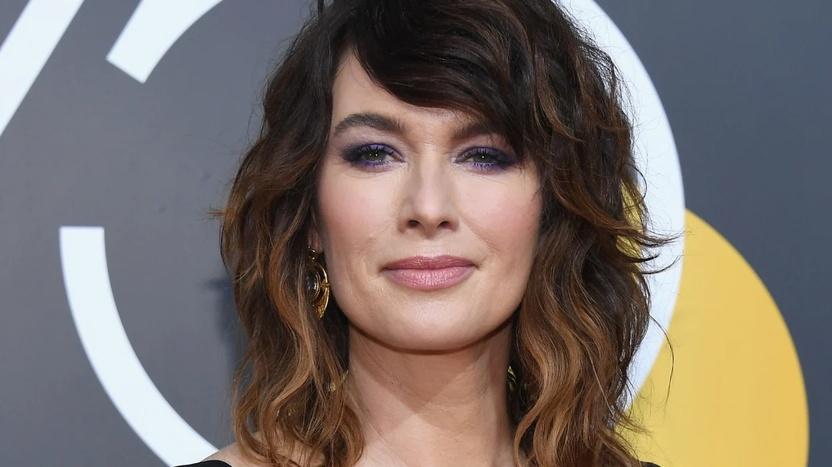
#> input picture NUP/Image processing/lena.jpg, 832 x 467 px, shrunk from 1248 x 701 before the run
$ jupyter execute lab5.ipynb   (older library calls are emulated)
#> lines starting #> are read from the running program, lines starting #| are printed output that depends on the picture; after the words box and inside, x2 and y2 are one past the last pixel; in counts of white or black regions, pixels touching at a corner belong together
## Imports

[cell 1]
import cv2
import numpy as np
import matplotlib.pyplot as plt

## STEP 1

[cell 2]
image = cv2.imread("lena.jpg")
#> image is the input picture: shape (467, 832, 3); mean B, G, R 104.3, 110.2, 120.5

## STEP 2

[cell 3]
gray_image = cv2.cvtColor(image, cv2.COLOR_BGR2GRAY)
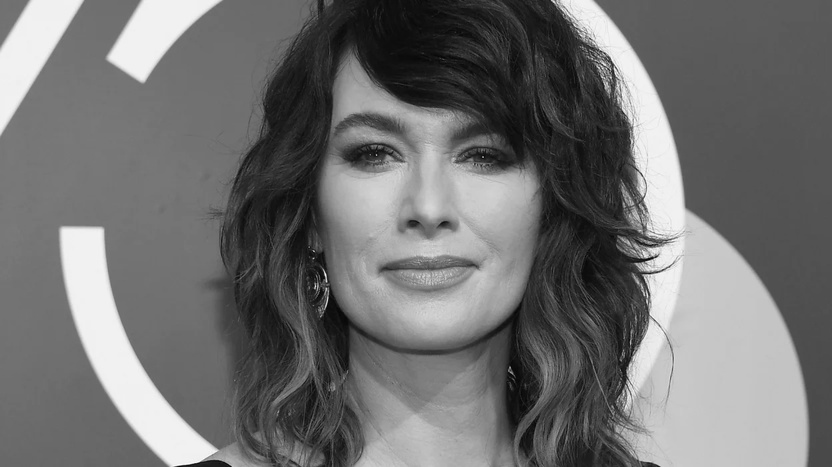
#> gray_image: shape (467, 832); min 3, max 254, mean 112.6

## STEP 3

[cell 4]
sobel_x = cv2.Sobel(gray_image, cv2.CV_64F, 1, 0, ksize=3)
sobel_y = cv2.Sobel(gray_image, cv2.CV_64F, 0, 1, ksize=3)

## STEP 4

[cell 5]
sobel_magnitude = np.sqrt(sobel_x ** 2 + sobel_y ** 2)
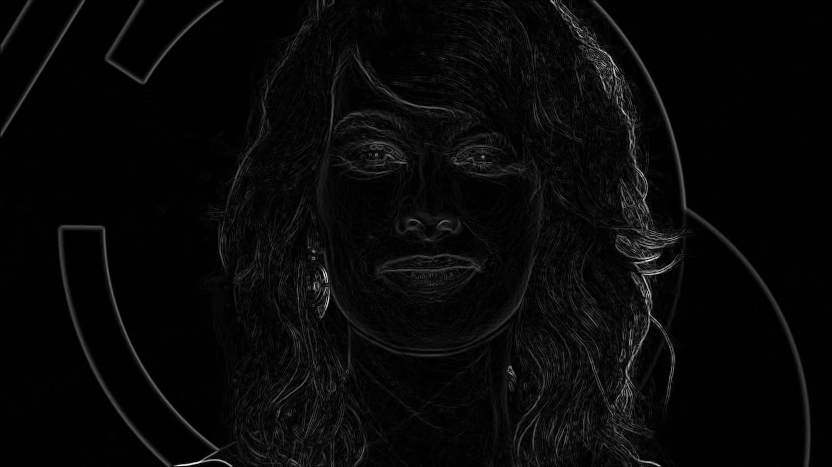
#> sobel_magnitude: shape (467, 832) float64; min 0, max 987, mean 31; drawn with min black and max white
sobel_threshold = 0.66 * np.max(sobel_magnitude)
#> sobel_threshold = 651.4
sobel_output = np.zeros_like(sobel_magnitude, dtype=np.uint8)
sobel_output[sobel_magnitude >= sobel_threshold] = 255

## STEP 5

[cell 6]
mean = 0
std_dev = 1
noisy_image = np.clip(image + np.random.normal(mean, std_dev, image.shape), 0, 255).astype(np.uint8)

## STEP 6

[cell 7]
blurred_image = cv2.GaussianBlur(noisy_image, (5, 5), 0)
sobel_blurred_x = cv2.Sobel(blurred_image, cv2.CV_64F, 1, 0, ksize=3)
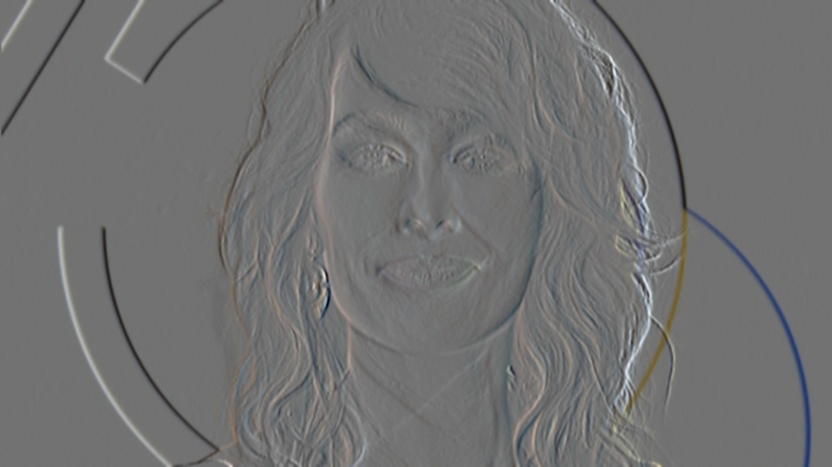
#> sobel_blurred_x: shape (467, 832, 3) float64; mean B, G, R -0.5, -0.5, -0.6; drawn with min black and max white
sobel_blurred_y = cv2.Sobel(blurred_image, cv2.CV_64F, 0, 1, ksize=3)
sobel_blurred_magnitude = np.sqrt(sobel_blurred_x ** 2 + sobel_blurred_y ** 2)
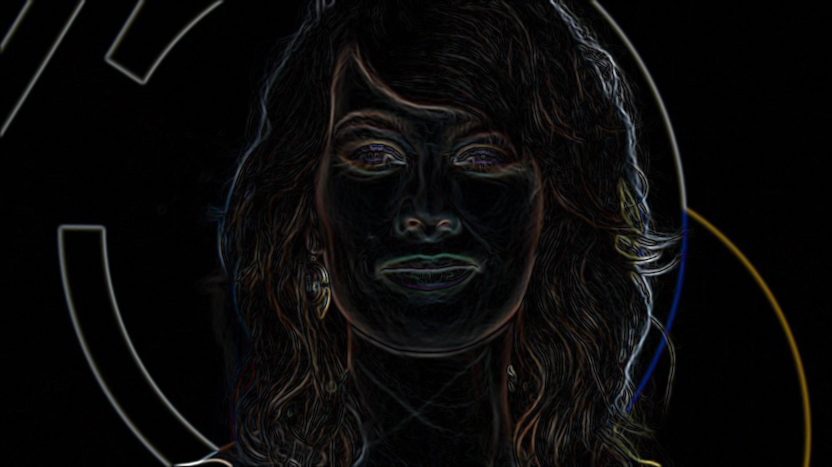
#> sobel_blurred_magnitude: shape (467, 832, 3) float64; mean B, G, R 22.1, 22.5, 23.7; drawn with min black and max white
laplacian_blurred = cv2.Laplacian(blurred_image, cv2.CV_64F)
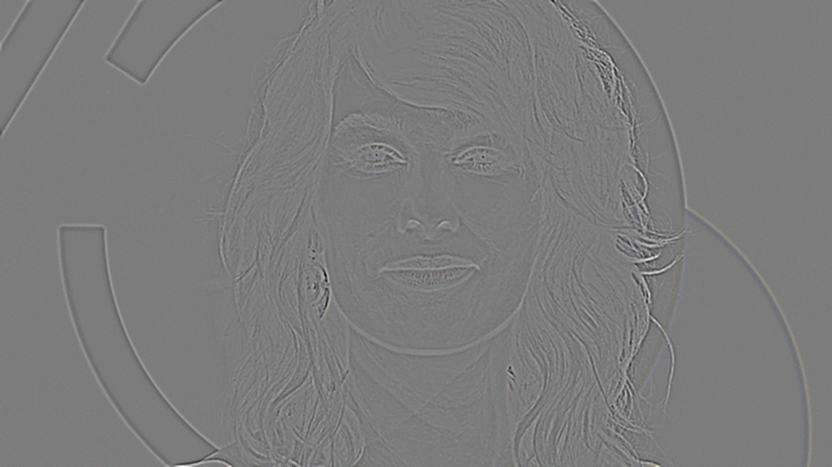
#> laplacian_blurred: shape (467, 832, 3) float64; mean B, G, R 0, 0, 0; drawn with min black and max white

## STEP 7

[cell 8]
zebra_image = cv2.imread("zebra.jpg")
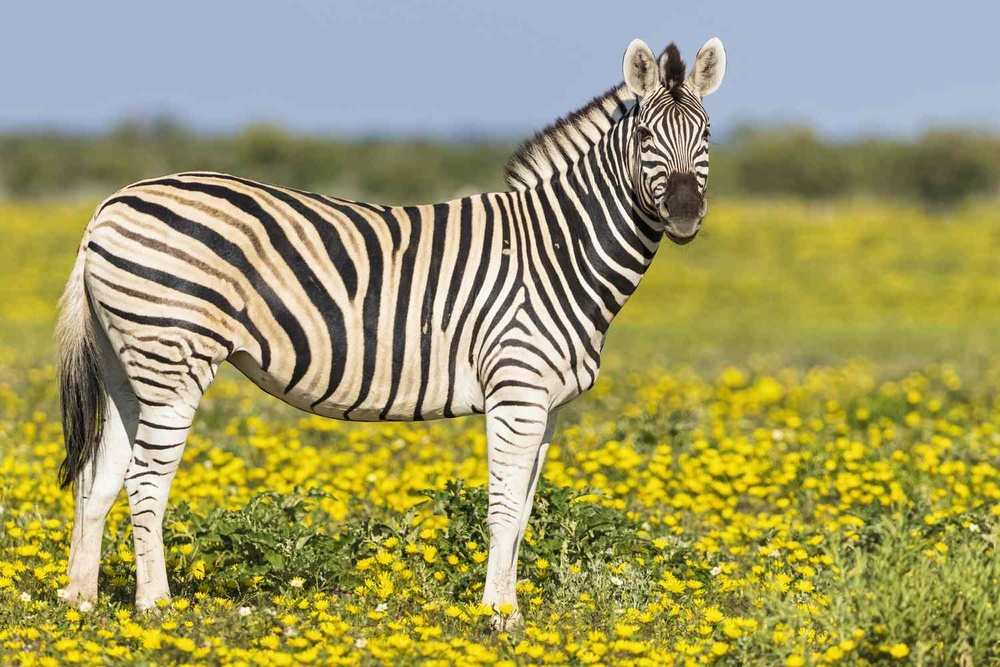
#> input picture NUP/Image processing/zebra.jpg, 1000 x 667 px, shrunk from 1500 x 1000 before the run
#> zebra_image is the input picture: shape (667, 1000, 3); mean B, G, R 102, 155.9, 160
zebra_gray = cv2.cvtColor(zebra_image, cv2.COLOR_BGR2GRAY)
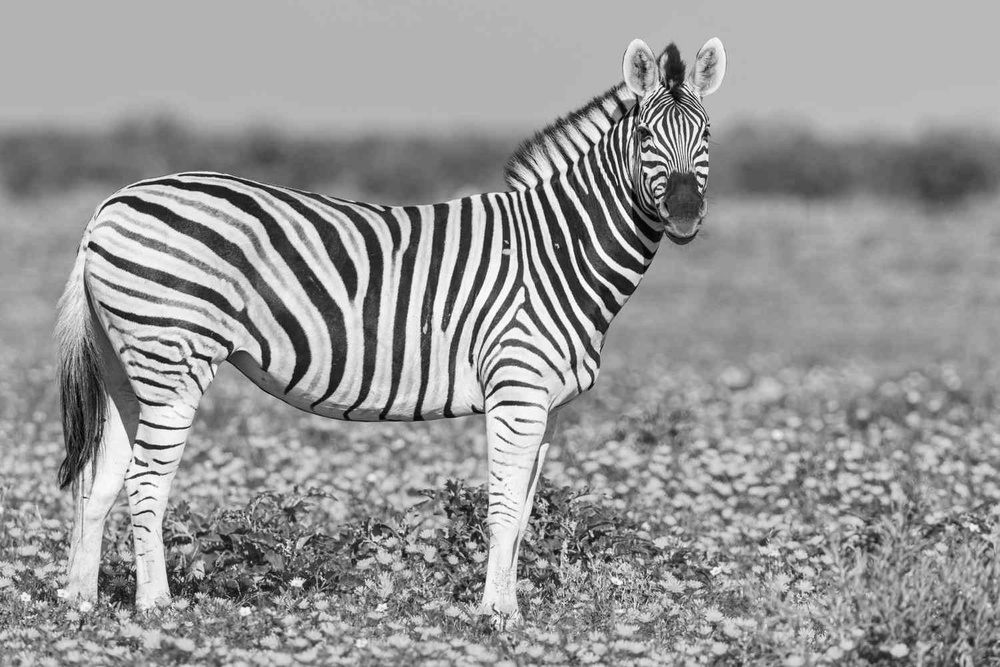
#> zebra_gray: shape (667, 1000); min 0, max 254, mean 151

## STEP 8

[cell 9]
blurred_zebra = cv2.GaussianBlur(zebra_gray, (5, 5), 0)
canny_output = cv2.Canny(blurred_zebra, 100, 200)
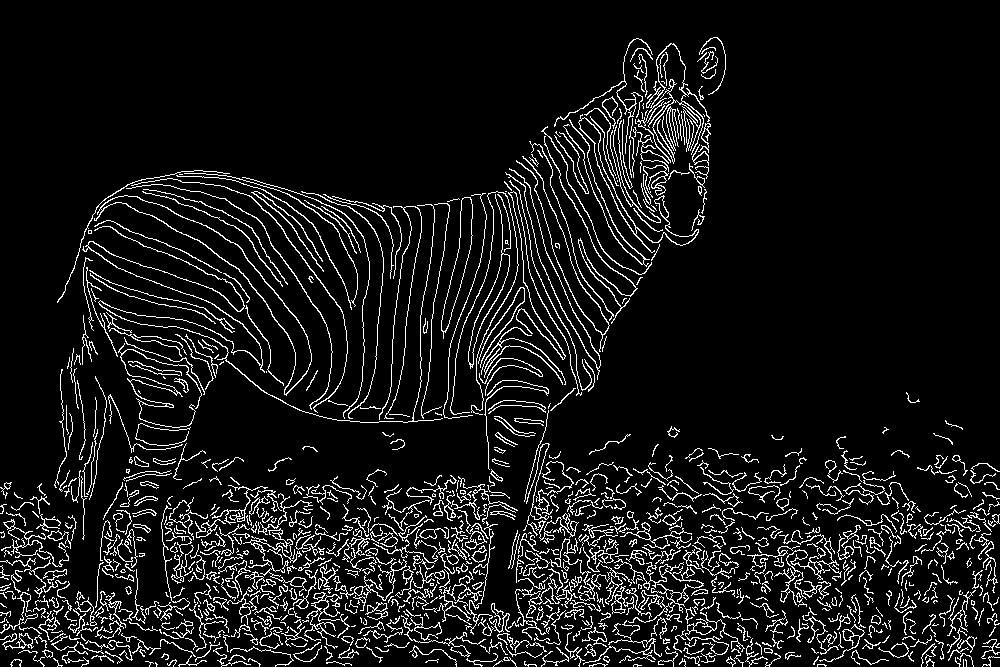
#> canny_output: shape (667, 1000); 8.6% white in thin lines or dots

## STEP 9

[cell 10]
plt.figure(figsize=(12, 6))

plt.subplot(151)
plt.imshow(blurred_zebra, cmap="gray")
plt.title("Blurred Image")
plt.axis("off")

plt.subplot(152)
plt.imshow(cv2.cvtColor(blurred_zebra, cv2.COLOR_GRAY2RGB))
plt.imshow(canny_output, cmap="gray", alpha=0.5)
plt.title("Gradient")
plt.axis("off")

plt.subplot(153)
plt.imshow(cv2.cvtColor(blurred_zebra, cv2.COLOR_GRAY2RGB))
plt.imshow(canny_output, cmap="gray", alpha=0.5)
plt.title("Non-max Suppression")
plt.axis("off")

plt.subplot(154)
plt.imshow(cv2.cvtColor(blurred_zebra, cv2.COLOR_GRAY2RGB))
plt.imshow(canny_output, cmap="gray", alpha=0.5)
plt.title("Double Thresholding")
plt.axis("off")

plt.subplot(155)
plt.imshow(cv2.cvtColor(blurred_zebra, cv2.COLOR_GRAY2RGB))
plt.imshow(canny_output, cmap="gray", alpha=0.5)
plt.title("Hysteresis")
plt.axis("off")

plt.tight_layout()
plt.show()
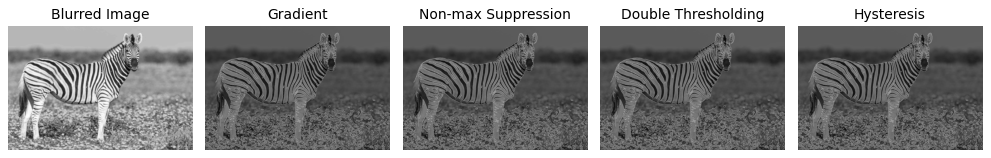
#> figure drawn by matplotlib, 5 panels

## STEP 10

[cell 11]
lines = cv2.HoughLinesP(canny_output, rho=1, theta=np.pi / 180, threshold=50, minLineLength=50, maxLineGap=10)
#> lines = 429 rows, first 6: [868, 530, 966, 520], [129, 615, 278, 596], [544, 580, 622, 573], [814, 633, 877, 644], [305, 571, 427, 569], [820, 540, 898, 536]

if lines is not None:
    for line in lines:
        x1, y1, x2, y2 = line[0]
        cv2.line(zebra_image, (x1, y1), (x2, y2), (0, 255, 0), 2)
#> this loop made 429 passes
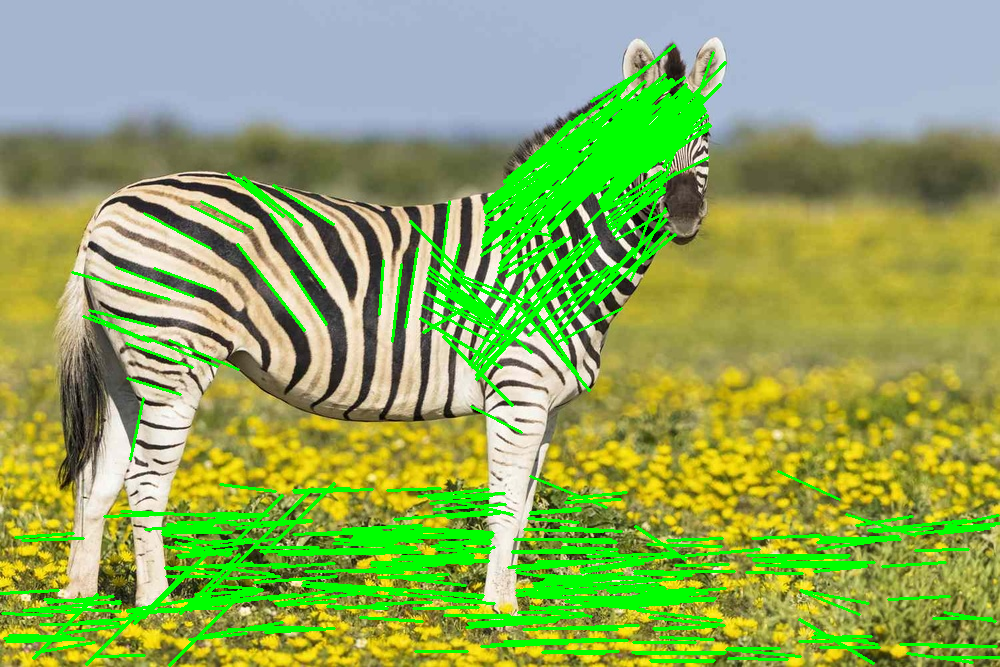
#> zebra_image: shape (667, 1000, 3); 12.21% of pixels changed, all inside (x1, y1, x2, y2) = (0, 44, 1000, 667)

plt.figure()
plt.imshow(cv2.cvtColor(zebra_image, cv2.COLOR_BGR2RGB))
plt.title("Edge Image with Hough Transform")
plt.axis("off")

plt.tight_layout()
plt.show()
